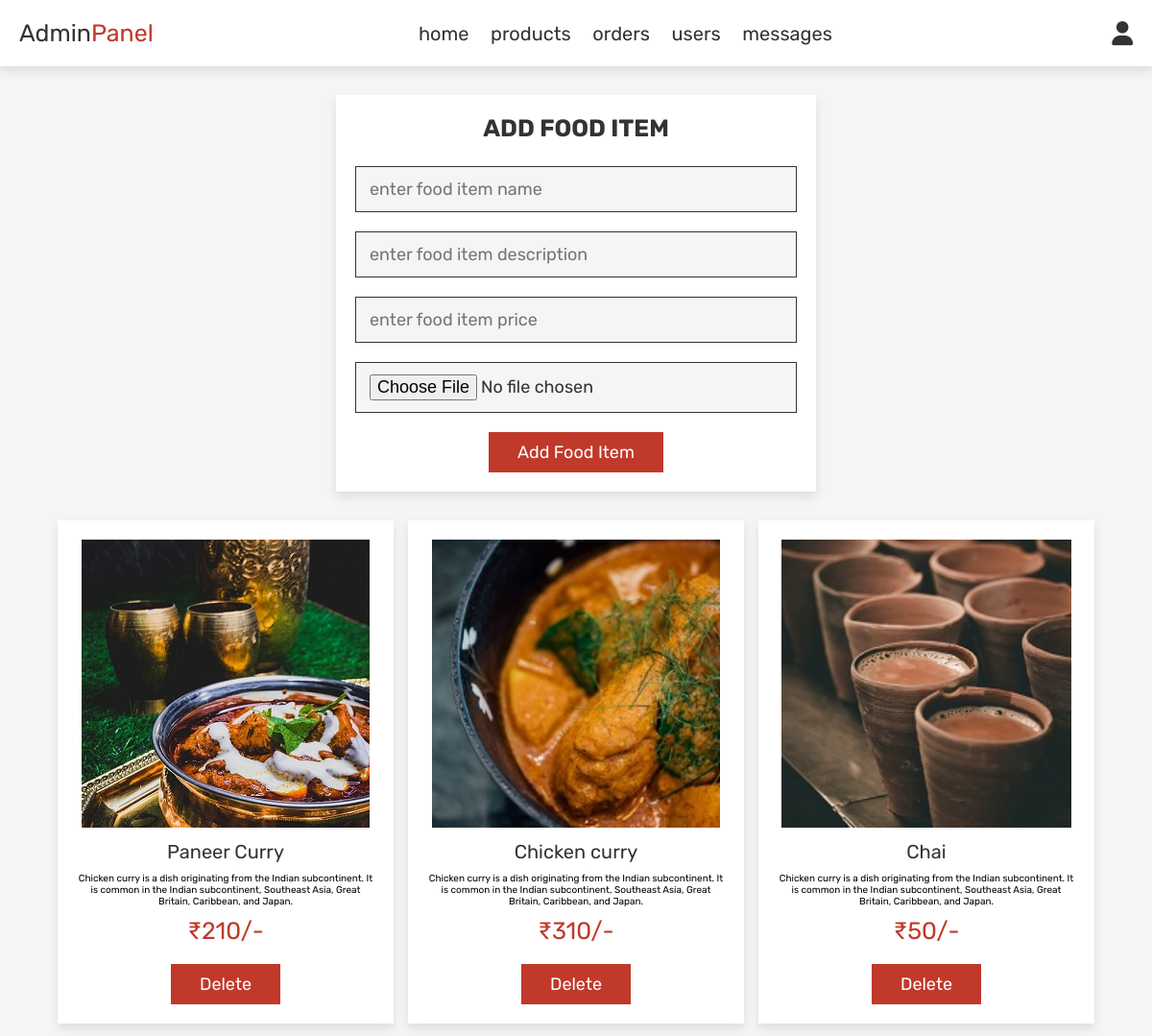
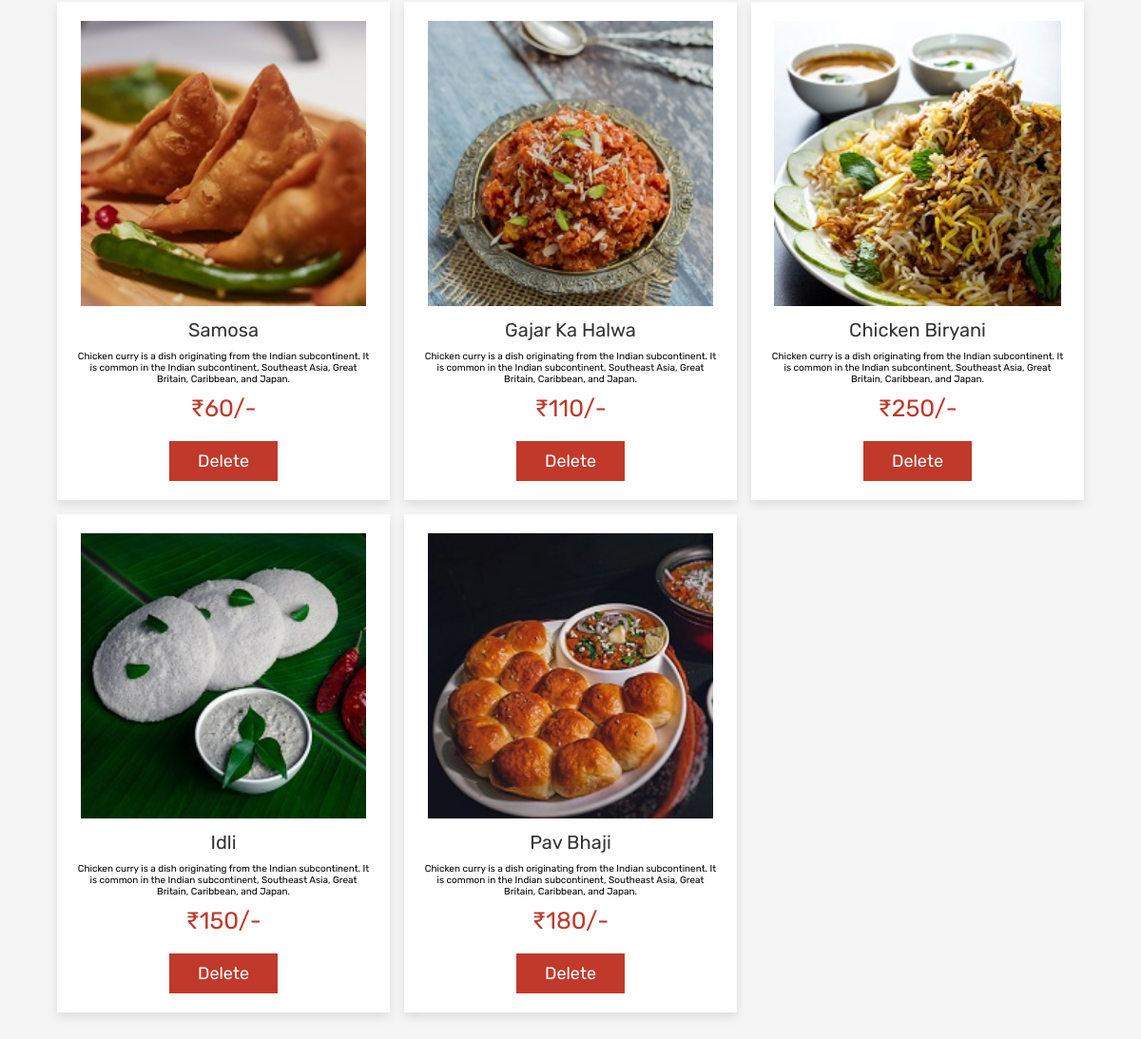
/admin_products.php (signed in), run on the app's committed database (2 pictures, top to bottom).
### tables this page shows
CREATE TABLE `products` (
  `id` int(100) NOT NULL,
  `name` varchar(100) NOT NULL,
  `description` varchar(10000) NOT NULL,
  `price` int(100) NOT NULL,
  `image` varchar(100) NOT NULL
);

### admin_products.php (the view, shortened to what this page needs)
<?php
include 'config.php';
?>
<!DOCTYPE html>
<html lang="en">
<head>
   <link rel="stylesheet" href="https://cdnjs.cloudflare.com/ajax/libs/font-awesome/6.0.0/css/all.min.css">
   <link rel="stylesheet" href="css/admin_style.css?v=<?php echo time();?>">
</head>
<body>
<?php include 'admin_header.php'; ?>
<section class="add-products">
   <form action="" method="post" enctype="multipart/form-data">
      <h3>add food item</h3>
      <input type="text" name="name" class="box" placeholder="enter food item name" required>
      <input type="textarea" name="description" class="box" placeholder="enter food item description" required>
      <input type="number" min="0" name="price" class="box" placeholder="enter food item price" required>
      <input type="file" name="image" accept="image/jpg, image/jpeg, image/png" class="box" required>
      <input type="submit" value="add food item" name="add_product" class="btn">
   </form>
</section>
<section class="show-products">
   <div class="box-container">
      <?php
         $select_products = mysqli_query($conn, "SELECT * FROM `products`") or die('query failed');
         if(mysqli_num_rows($select_products) > 0){
            while($fetch_products = mysqli_fetch_assoc($select_products)){
      ?>
      <div class="box">
         <img src="uploaded_img/<?php echo $fetch_products['image']; ?>" alt="">
         <div class="name"><?php echo $fetch_products['name']; ?></div>
         <div class="description"><?php echo $fetch_products['description']; ?></div>
         <div class="price">₹<?php echo $fetch_products['price']; ?>/-</div>
         <a href="admin_products.php?delete=<?php echo $fetch_products['id']; ?>" class="delete-btn" onclick="return confirm('delete this product?');">delete</a>
      </div>
      <?php
         }
      }else{
         echo '<p class="empty">no products added yet!</p>';
      }
      ?>
   </div>
</section>
</body>
</html>

### admin_header.php (shortened to what this page needs)
<header class="header">
   <div class="flex">
      <a href="admin_page.php" class="logo">Admin<span>Panel</span></a>
      <nav class="navbar">
         <a href="admin_page.php">home</a>
         <a href="admin_products.php">products</a>
         <a href="admin_orders.php">orders</a>
         <a href="admin_users.php">users</a>
         <a href="admin_contacts.php">messages</a>
      </nav>
      <div class="icons">
         <div id="user-btn" class="fas fa-user"></div>
      </div>
   </div>
</header>

### css/admin_style.css (style rules this page uses)
:root { --red:#e55b5b; --red: #c0392b; --orange:#f39c12; --black:#333; --white:#fff; --light-color:#666; --light-white:#ccc; --light-bg:#f5f5f5; --border:.1rem solid var(--black); --box-shadow:0 .5rem 1rem rgba(0,0,0,.1); }
* { font-family: 'Rubik', sans-serif; margin:0; padding:0; box-sizing: border-box; outline: none; border:none; text-decoration: none; transition:all .2s linear; }
html { font-size: 62.5%; overflow-x: hidden; }
body { background-color: var(--light-bg); }
section { padding:3rem 2rem; }
.btn, .option-btn, .delete-btn, .white-btn { display: inline-block; margin-top: 1rem; padding:1rem 3rem; cursor: pointer; color:var(--white); font-size: 1.8rem; text-transform: capitalize; }
.white-btn, .btn { background-color: var(--red); }
.delete-btn { background-color: var(--red); }
.header { position: sticky; top:0; left:0; right:0; z-index: 1000; background-color: var(--white); box-shadow: var(--box-shadow); }
.header .flex { display: flex; align-items: center; padding:2rem; justify-content: space-between; position: relative; max-width: 1200px; margin:0 auto; }
.header .flex .logo { font-size: 2.5rem; color:var(--black); }
.header .flex .logo span { color:var(--red); }
.header .flex .navbar a { margin:0 1rem; font-size: 2rem; color:var(--black); }
.header .flex .icons div { margin-left: 1.5rem; font-size: 2.5rem; cursor: pointer; color:var(--black); }
.add-products form { background-color: var(--white); padding:2rem; text-align: center; box-shadow: var(--box-shadow); max-width: 50rem; margin:0 auto; }
.add-products form h3 { font-size: 2.5rem; text-transform: uppercase; color:var(--black); margin-bottom: 1.5rem; }
.add-products form .box { width: 100%; background-color: var(--light-bg); margin:1rem 0; padding:1.2rem 1.4rem; color:var(--black); font-size: 1.8rem; border:var(--border); }
.show-products .box-container { display: grid; grid-template-columns: repeat(auto-fit, 35rem); justify-content: center; gap:1.5rem; max-width: 1200px; margin:0 auto; align-items: flex-start; }
.show-products { padding-top: 0; }
.show-products .box-container .box { text-align: center; padding:2rem; box-shadow: var(--box-shadow); background-color: var(--white); }
.show-products .box-container .box img { height: 30rem; }
.show-products .box-container .box .name { padding:1rem 0; font-size: 2rem; color:var(--black); }
.show-products .box-container .box .price { padding:1rem 0; font-size: 2.5rem; color:var(--red); }

### data on the page
products: image (picture), name "Paneer Curry", description "Chicken curry is a dish originating from the Indian subcontinent. It is common in the Indian subcontinent, Southeast Asia, Great Britain, Caribbean, and Japan.", price "210"
products: image (picture), name "Chicken curry", description "Chicken curry is a dish originating from the Indian subcontinent. It is common in the Indian subcontinent, Southeast Asia, Great Britain, Caribbean, and Japan.", price "310"
products: image (picture), name "Chai", description "Chicken curry is a dish originating from the Indian subcontinent. It is common in the Indian subcontinent, Southeast Asia, Great Britain, Caribbean, and Japan.", price "50"
products: image (picture), name "Samosa", description "Chicken curry is a dish originating from the Indian subcontinent. It is common in the Indian subcontinent, Southeast Asia, Great Britain, Caribbean, and Japan.", price "60"
products: image (picture), name "Gajar Ka Halwa", description "Chicken curry is a dish originating from the Indian subcontinent. It is common in the Indian subcontinent, Southeast Asia, Great Britain, Caribbean, and Japan.", price "110"
products: image (picture), name "Chicken Biryani", description "Chicken curry is a dish originating from the Indian subcontinent. It is common in the Indian subcontinent, Southeast Asia, Great Britain, Caribbean, and Japan.", price "250"
products: image (picture), name "Idli", description "Chicken curry is a dish originating from the Indian subcontinent. It is common in the Indian subcontinent, Southeast Asia, Great Britain, Caribbean, and Japan.", price "150"
products: image (picture), name "Pav Bhaji", description "Chicken curry is a dish originating from the Indian subcontinent. It is common in the Indian subcontinent, Southeast Asia, Great Britain, Caribbean, and Japan.", price "180"
